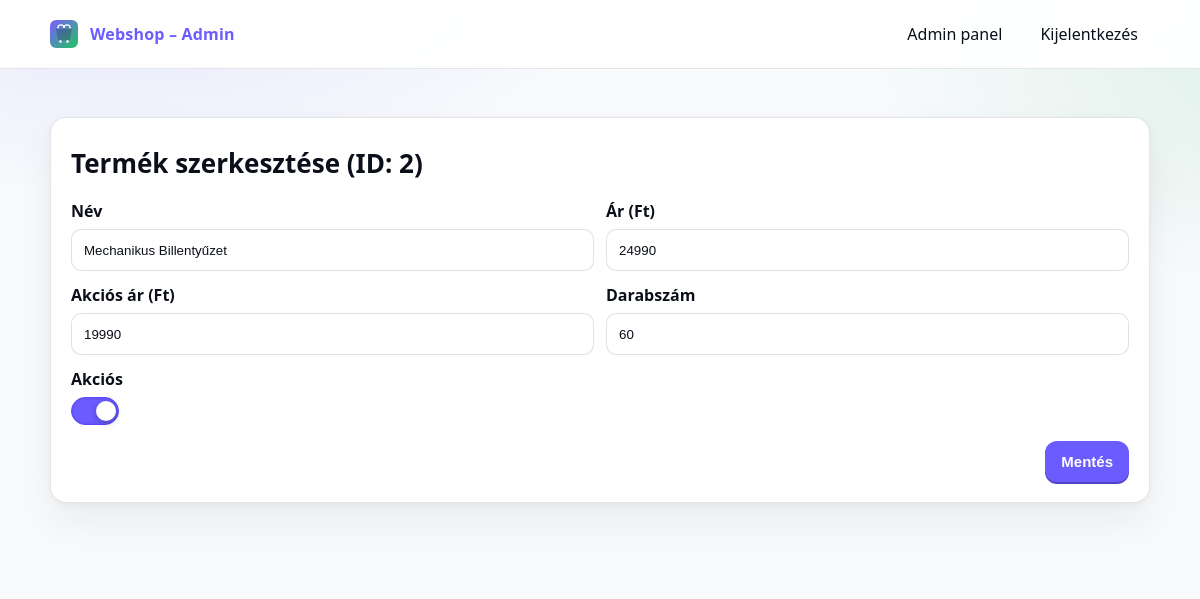
Screenshot of /admin/edit.php?id=2 (signed in) with the database file from the repository.
### tables this page shows
CREATE TABLE `products` (
  `id` int(255) NOT NULL,
  `name` varchar(255) NOT NULL,
  `price` int(255) NOT NULL,
  `sale_price` int(255) NOT NULL,
  `quantity` int(255) NOT NULL,
  `sold_quantity` int(255) NOT NULL,
  `description` varchar(255) NOT NULL,
  `picture` varchar(255) NOT NULL
);

### admin/edit.php (the view, shortened to what this page needs)
<?php
    require "../assets/php/config.php";
    $id = $_GET['id'];
    $talalt = $conn->query("SELECT * FROM products WHERE id = " . $id);
    $termek = $talalt->fetch_assoc();
?>
<!DOCTYPE html>
<html lang="hu">
<head>
    <link rel="stylesheet" href="../assets/css/styles.css">
</head>
<body>
<main>
    <nav>
        <div class="container navbar">
            <a class="brand" href="../index.php">
                <img src="../assets/img/logo.svg" alt="Logo">
                <span>Webshop – Admin</span>
            </a>
            <div class="nav-links">
                <a href="adminpanel.php">Admin panel</a>
                <a href="logout.php">Kijelentkezés</a>
            </div>
        </div>
    </nav>
    <div class="container admin-page">
        <div class="admin-card">
            <h2 class="admin-title">Termék szerkesztése (ID: <?= $termek['id'] ?>)</h2>
            <form method="post" class="admin-form">
                <div class="form-row">
                    <div class="field">
                        <label>Név</label>
                        <input type="text" name="name" value="<?= $termek['name'] ?>" required>
                    </div>
                    <div class="field">
                        <label>Ár (Ft)</label>
                        <input type="number" name="price" min="1" value="<?= $termek['price'] ?>" required>
                    </div>
                    <div class="field">
                        <label>Akciós ár (Ft)</label>
                        <input type="number" name="sale_price" min="0" value="<?= $termek['sale_price'] ?>">
                    </div>
                    <div class="field">
                        <label>Darabszám</label>
                        <input type="number" name="qty" min="0" value="<?= $termek['quantity'] ?>" required>
                    </div>
                    <div class="field switch-field">
                        <label>Akciós</label>
                        <label class="switch">
                            <span class="slider"></span>
                        </label>
                    </div>
                </div>
                <div class="actions-row">
                    <button class="admin-submit" type="submit" name="save-btn">Mentés</button>
                </div>
            </form>
        </div>
    </div>
</main>
</body>
</html>

### assets/css/styles.css (style rules this page uses)
:root { --bg: #111827; --panel: #181b24; --muted: #a5adbb; --text: #e6e9ef; --brand: #7c5cff; --brand-600: #6a48ff; --accent: #22c55e; --danger: #ef4444; --warning: #f59e0b; --ring: 0 0 0 3px rgba(124,92,255,.35); --radius: 14px; --shadow: 0 10px 30px rgba(0,0,0,.35), 0 2px 8px rgba(0,0,0,.2); }
* { box-sizing: border-box; }
html, body { margin: 0; padding: 0; }
html { scroll-behavior: smooth; }
body { font-family: ui-sans-serif, system-ui, -apple-system, "Segoe UI", Roboto, "Helvetica Neue", Arial; background: var(--bg); color: var(--text); line-height: 1.5; -webkit-font-smoothing: antialiased; text-rendering: optimizeLegibility; }
nav { position: sticky; top: 0; z-index: 50; background: color-mix(in oklab, var(--panel) 92%, transparent); backdrop-filter: blur(8px); border-bottom: 1px solid color-mix(in oklab, var(--muted) 18%, transparent); }
.navbar { display: flex; align-items: center; justify-content: space-between; gap: 16px; padding: 14px 0; }
.container { width: min(1100px, 92%); margin-inline: auto; }
a { color: var(--brand); text-decoration: none; }
img { max-width: 100%; display: block; }
.brand { display: flex; align-items: center; gap: 12px; font-weight: 700; letter-spacing: .2px; }
.brand img { width: 28px; height: 28px; }
.nav-links { display: flex; align-items: center; gap: 14px; flex-wrap: wrap; }
.nav-links a { text-decoration: none; color: var(--text); padding: 8px 12px; border-radius: 999px; }
button, .btn, input[type=submit] { appearance: none; border: 0; cursor: pointer; background: var(--brand); color: white; font-weight: 700; padding: 10px 14px; border-radius: 10px; box-shadow: 0 2px 0 color-mix(in oklab, black 18%, var(--brand)); transition: transform .08s ease, filter .2s ease, box-shadow .2s ease; }
label { font-weight: 600; }
input, select, textarea { width: 100%; padding: 10px 12px; border-radius: 10px; background: color-mix(in oklab, var(--panel) 92%, transparent); border: 1px solid color-mix(in oklab, var(--muted) 22%, transparent); color: var(--text); }
.form-row { display: grid; gap: 12px; grid-template-columns: 1fr 1fr; }
main { background: radial-gradient(80rem 40rem at 10% -10%, color-mix(in oklab, var(--brand) 14%, transparent), transparent 40%), radial-gradient(70rem 36rem at 110% 10%, color-mix(in oklab, var(--accent) 12%, transparent), transparent 40%); }
.field { display: grid; gap: 6px; }
.admin-page { padding: 30px 0 50px; }
.admin-card { background: var(--panel); border: 1px solid color-mix(in oklab, var(--muted) 18%, transparent); border-radius: 16px; box-shadow: var(--shadow); padding: 20px; margin: 18px 0; }
.admin-title { margin: 6px 0 16px; font-size: clamp(20px, 2.2vw, 26px); }
.admin-form { display: grid; gap: 16px; }
.admin-form .form-row { grid-template-columns: repeat(12, 1fr); gap: 12px; }
.admin-form .field { grid-column: span 6; }
.admin-form .field input, .admin-form .field select { height: 42px; }
.switch-field { display: grid; align-items: end; }
.switch { position: relative; width: 48px; height: 28px; display: inline-block; }
.switch .slider { position: absolute; inset: 0; background: color-mix(in oklab, var(--muted) 35%, transparent); border: 1px solid color-mix(in oklab, var(--muted) 28%, transparent); border-radius: 999px; transition: .2s ease; box-shadow: inset 0 0 0 2px rgba(0,0,0,.05); }
.switch .slider::after { content: ""; position: absolute; top: 50%; left: 4px; width: 20px; height: 20px; background: white; border-radius: 50%; transform: translateY(-50%); transition: .2s ease; box-shadow: 0 2px 6px rgba(0,0,0,.25); }
.switch input:checked + .slider { background: var(--brand); border-color: var(--brand-600); }
.switch input:checked + .slider::after { left: 24px; }
.actions-row { display: flex; justify-content: flex-end; gap: 10px; }
.admin-submit { padding: 12px 16px; font-size: 15px; border-radius: 12px; }
@media (prefers-color-scheme: light) { :root { --bg: #f8fafc; --panel: #ffffff; --muted: #6b7280; --text: #0b0f19; --brand: #6a5cff; --brand-600: #5a48ff; --accent: #16a34a; --danger: #dc2626; --warning: #d97706; --shadow: 0 20px 40px rgba(2,6,23,.06), 0 2px 8px rgba(2,6,23,.04); } }

### rows the page displays
products: id "2", name "Mechanikus Billentyűzet", price "24990", sale_price "19990", qty "60"
